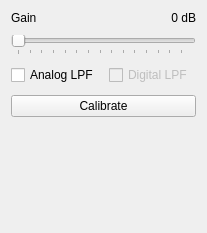
<?xml version="1.0" encoding="UTF-8"?>
<ui version="4.0">
 <class>SdrDeviceLimesdrRxctl</class>
 <widget class="QWidget" name="SdrDeviceLimesdrRxctl">
  <property name="geometry">
   <rect>
    <x>0</x>
    <y>0</y>
    <width>207</width>
    <height>233</height>
   </rect>
  </property>
  <property name="windowTitle">
   <string>Form</string>
  </property>
  <layout class="QVBoxLayout" name="verticalLayout">
   <property name="spacing">
    <number>10</number>
   </property>
   <item>
    <layout class="QGridLayout" name="gridLayout">
     <item row="0" column="0">
      <widget class="QLabel" name="gainLabel">
       <property name="text">
        <string>Gain</string>
       </property>
      </widget>
     </item>
     <item row="0" column="1">
      <widget class="QLabel" name="gainValueLabel">
       <property name="toolTip">
        <string>Receiver gain value</string>
       </property>
       <property name="text">
        <string>0 dB</string>
       </property>
       <property name="alignment">
        <set>Qt::AlignRight|Qt::AlignTrailing|Qt::AlignVCenter</set>
       </property>
      </widget>
     </item>
     <item row="1" column="0" colspan="2">
      <widget class="QSlider" name="gainSlider">
       <property name="toolTip">
        <string>Adjust receiver gain</string>
       </property>
       <property name="maximum">
        <number>73</number>
       </property>
       <property name="pageStep">
        <number>5</number>
       </property>
       <property name="orientation">
        <enum>Qt::Horizontal</enum>
       </property>
       <property name="tickPosition">
        <enum>QSlider::TicksBelow</enum>
       </property>
      </widget>
     </item>
    </layout>
   </item>
   <item>
    <layout class="QHBoxLayout" name="horizontalLayout">
     <property name="spacing">
      <number>10</number>
     </property>
     <item>
      <widget class="QCheckBox" name="lpfCheckBox">
       <property name="toolTip">
        <string>Enable or disable the analog low-pass filter in the LMS7002D chip</string>
       </property>
       <property name="text">
        <string>Analog LPF</string>
       </property>
      </widget>
     </item>
     <item>
      <widget class="QCheckBox" name="gfirCheckBox">
       <property name="enabled">
        <bool>false</bool>
       </property>
       <property name="toolTip">
        <string>Enable or disable the digital low-pass filter in the LMS7002D chip</string>
       </property>
       <property name="text">
        <string>Digital LPF</string>
       </property>
      </widget>
     </item>
    </layout>
   </item>
   <item>
    <widget class="QPushButton" name="calButton">
     <property name="toolTip">
      <string>Run automatic calibration of receiver path</string>
     </property>
     <property name="text">
      <string>Calibrate</string>
     </property>
    </widget>
   </item>
   <item>
    <spacer name="verticalSpacer">
     <property name="orientation">
      <enum>Qt::Vertical</enum>
     </property>
     <property name="sizeHint" stdset="0">
      <size>
       <width>20</width>
       <height>40</height>
      </size>
     </property>
    </spacer>
   </item>
  </layout>
 </widget>
 <resources/>
 <connections/>
</ui>
